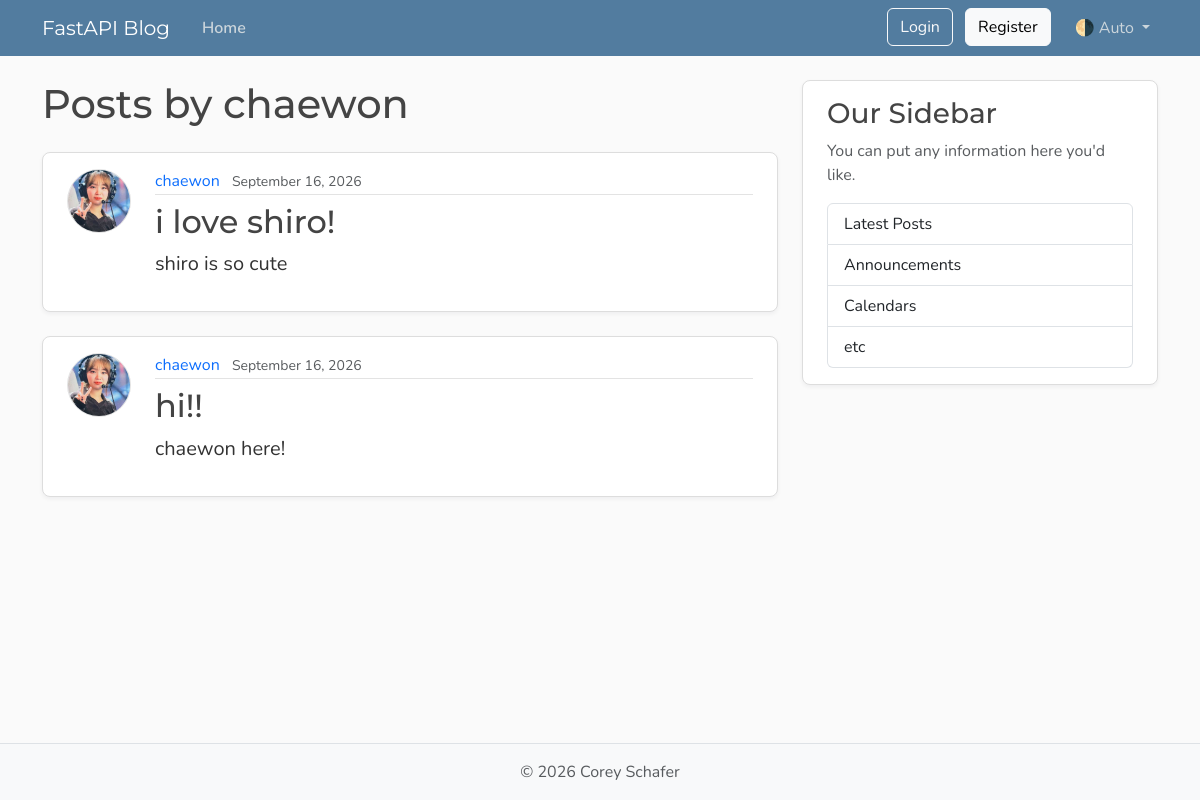
The page /users/1/posts on the database its author committed.
### models.py (models this page shows, shortened)
class User(Base):
    __tablename__ = "users"
    id: Mapped[int] = mapped_column(Integer, primary_key=True, index=True)
    username: Mapped[str] = mapped_column(String(50), unique=True, nullable=False)
    password_hash: Mapped[str] = mapped_column(String(200), nullable=False)
    email: Mapped[str] = mapped_column(String(120), unique=True, nullable=True)
    image_file: Mapped[str | None] = mapped_column(
        String(200),
        nullable=True,
        default=None,
    )
    posts: Mapped[list[Post]] = relationship(back_populates="author", cascade="all, delete-orphan")

class Post(Base):
    __tablename__ = "posts"
    id: Mapped[int] = mapped_column(Integer, primary_key=True, index=True)
    title: Mapped[str] = mapped_column(String(100), nullable=False)
    content: Mapped[str] = mapped_column(Text, nullable=False)
    user_id: Mapped[int] = mapped_column(
        ForeignKey("users.id"),
        nullable=False,
        index=True
    )
    date_posted: Mapped[datetime] = mapped_column(
        DateTime(timezone=True),
        default=lambda: datetime.now(UTC),
    )
    author: Mapped[User] = relationship(back_populates="posts")

### main.py (the view)
@app.get("/users/{user_id}/posts", include_in_schema=False, name="user_posts")
async def user_posts_page(
    request: Request,
    user_id: int,
    db: Annotated[AsyncSession, Depends(get_db)],
):
    result = await db.execute(
        select(models.User)
        .where(models.User.id == user_id)
    )
    user = result.scalars().first()
    if not user:
        raise HTTPException(status_code=status.HTTP_404_NOT_FOUND, detail="User not found")
    result = await db.execute(
        select(models.Post)
        .options(selectinload(models.Post.author))
        .where(models.Post.user_id == user_id)
        .order_by(models.Post.date_posted.desc())
    )
    posts = result.scalars().all()
    return templates.TemplateResponse(
        request,
        "user_posts.html",
        {"posts": posts, "user": user, "title": f"{user.username}'s Posts"},
    )

### templates/user_posts.html
{% extends "layout.html" %}
{% block content %}
  <h1 class="mb-4">Posts by {{ user.username }}</h1>
  {% for post in posts %}
    <article class="content-section py-3 px-4 mb-4">
      <div class="d-flex align-items-start gap-4">
        <img class="rounded-circle article-img flex-shrink-0"
             src="{{ post.author.image_path }}"
             alt="{{ post.author.username }}'s profile picture"
             width="64"
             height="64"
             loading="lazy">
        <div class="flex-grow-1">
          <div class="article-metadata mb-2">
            <a class="me-2"
               href="{{ url_for('user_posts', user_id=post.author.id) }}">{{ post.author.username }}</a>
            <small class="text-body-secondary">{{ post.date_posted.strftime("%B %d, %Y") }}</small>
          </div>
          <h2>
            <a class="article-title"
               href="{{ url_for('post_page', post_id=post.id) }}">{{ post.title }}</a>
          </h2>
          <p class="article-content">{{ post.content }}</p>
        </div>
      </div>
    </article>
  {% else %}
    <p class="text-body-secondary">No posts by this user yet.</p>
  {% endfor %}
{% endblock content %}

### static/css/main.css (style rules this page uses)
:root { --font-heading: "Montserrat", system-ui, -apple-system, BlinkMacSystemFont, sans-serif; --font-body: "Nunito", system-ui, -apple-system, BlinkMacSystemFont, sans-serif; --color-bg-body: #fafafa; --color-bg-content: #ffffff; --color-text-primary: #333333; --color-text-heading: #444444; --color-steel: #527c9f; --color-nav-link: #cbd5db; --color-nav-link-hover: #ffffff; --color-link-hover: #428bca; --color-border: #dddddd; --color-border-light: #e3e3e3; --spacing-xl: 5rem; --article-img-size: 4rem; --account-img-size: 7.813rem; }
body { font-family: var(--font-body); background: var(--color-bg-body); color: var(--color-text-primary); }
h1, h2, h3, h4, h5, h6 { font-family: var(--font-heading); color: var(--color-text-heading); }
a { text-decoration: none; }
.content-section { background: var(--color-bg-content); border: 1px solid var(--color-border); border-radius: 0.5rem; box-shadow: 0 2px 4px rgba(15, 23, 42, 0.05); transition: box-shadow 0.15s ease, transform 0.15s ease, border-color 0.15s ease; }
.article-title { color: var(--color-text-heading); transition: color 0.2s ease-in-out; }
.article-content { white-space: pre-line; font-size: 1.25rem; }
.article-img { height: var(--article-img-size); width: var(--article-img-size); flex-shrink: 0; object-fit: cover; border: 1px solid var(--color-border-light); box-shadow: 0 0 0 2px var(--color-bg-content); }
.article-metadata { padding-bottom: 0.063rem; border-bottom: 1px solid var(--color-border-light); }
.article-metadata a { transition: color 0.2s ease-in-out; }

### rows shown on the page
User: username "chaewon"
Post: author.image_path (picture), author.username "chaewon", date_posted "September 16, 2026", title "i love shiro!", content "shiro is so cute"
Post: author.image_path (picture), author.username "chaewon", date_posted "September 16, 2026", title "hi!!", content "chaewon here!"
